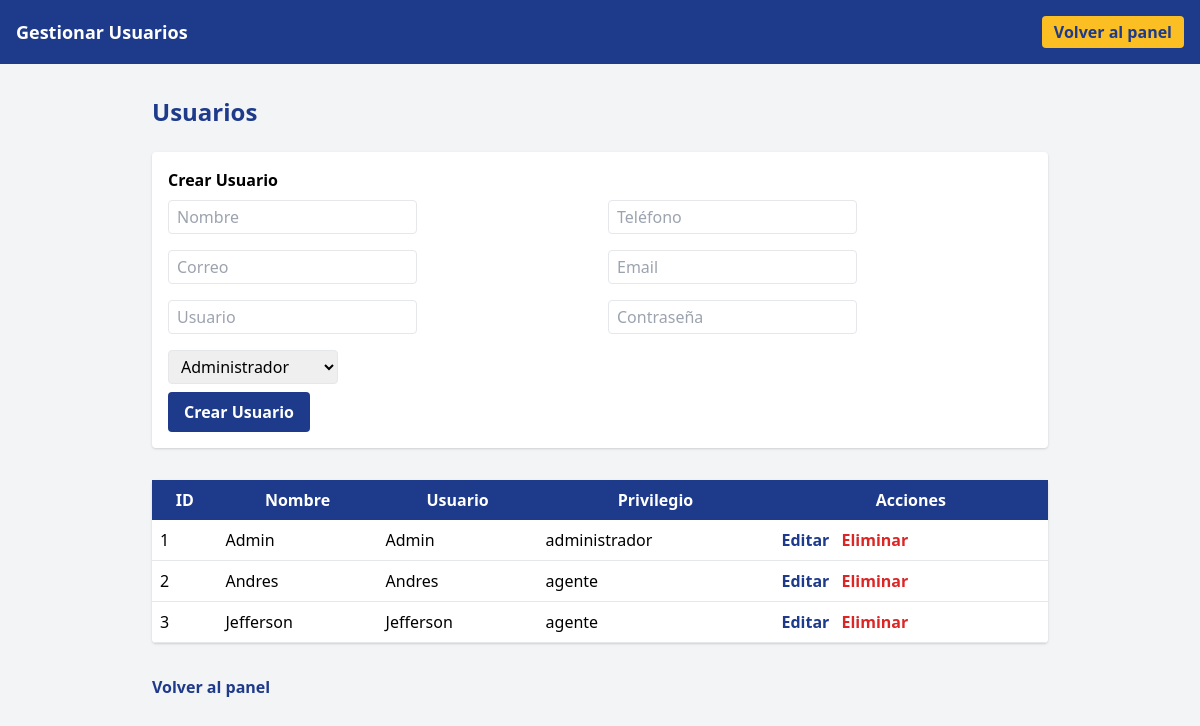
The app's page /admin/usuarios.php (signed in), older data.
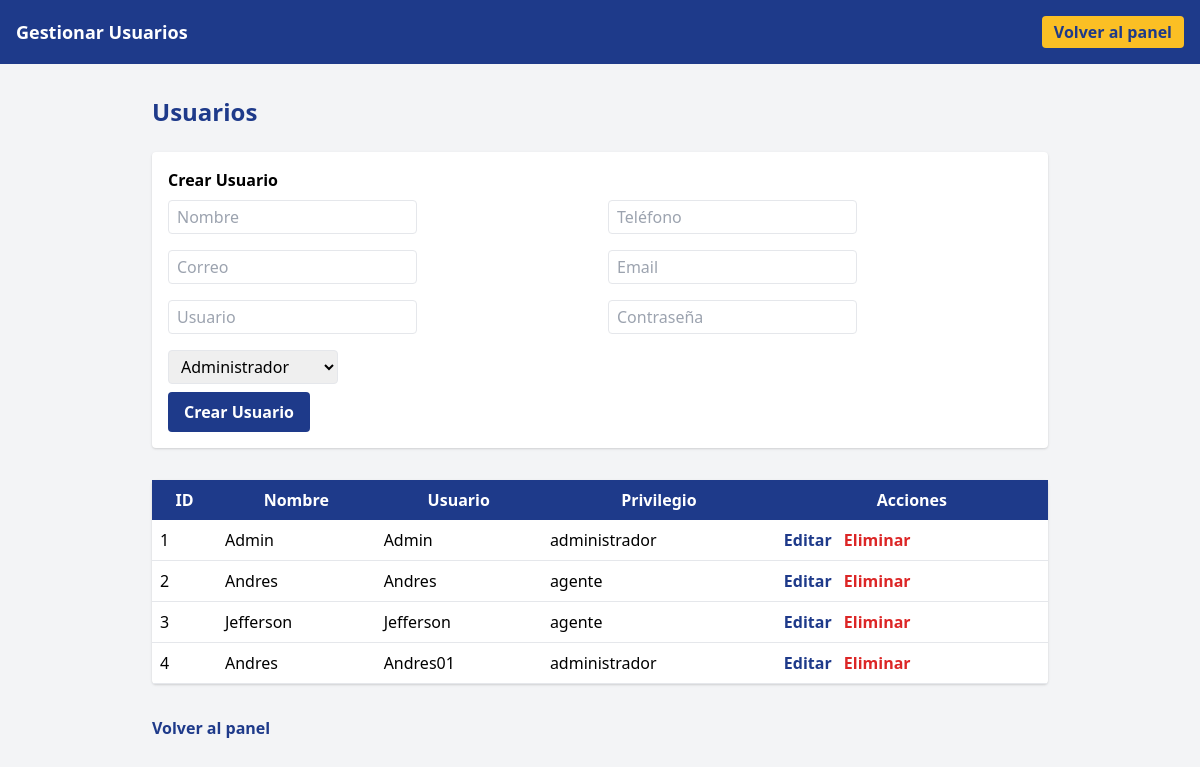
The same page, newer data.
### tables this page shows
CREATE TABLE `usuarios` (
  `id` int(11) NOT NULL,
  `nombre` varchar(100) NOT NULL,
  `telefono` varchar(20) DEFAULT NULL,
  `correo` varchar(100) DEFAULT NULL,
  `email` varchar(100) DEFAULT NULL,
  `usuario` varchar(50) NOT NULL,
  `contrasena` varchar(255) NOT NULL,
  `privilegio` enum('administrador','agente') NOT NULL,
  `imagen` varchar(255) DEFAULT NULL,
  `color_principal` varchar(8) NOT NULL DEFAULT '#25344b',
  `color_secundario` varchar(8) NOT NULL DEFAULT '#ffe600'
);

### admin/usuarios.php (the view, shortened to what this page needs)
<?php
require_once '../includes/db.php';
$usuarios = $conn->query("SELECT * FROM usuarios");
?>
<!DOCTYPE html>
<html lang="es">
<head>
    <link href="https://cdn.jsdelivr.net/npm/tailwindcss@2.2.19/dist/tailwind.min.css" rel="stylesheet">
</head>
<body class="bg-gray-100 min-h-screen">
    <header class="bg-blue-900 text-white p-4 flex justify-between items-center">
        <span class="font-bold text-lg">Gestionar Usuarios</span>
        <a href="panel.php" class="bg-yellow-400 text-blue-900 px-3 py-1 rounded font-bold">Volver al panel</a>
    </header>
    <main class="max-w-4xl mx-auto py-8">
        <h1 class="text-2xl font-bold mb-6 text-blue-900">Usuarios</h1>
        <form method="post" class="bg-white p-4 rounded shadow mb-8">
            <h2 class="font-bold mb-2">Crear Usuario</h2>
            <div class="grid grid-cols-2 gap-4 mb-2">
                <div>
                    <input type="text" name="nombre" placeholder="Nombre" class="border rounded px-2 py-1" required>
                </div>
                <div>
                    <input type="text" name="telefono" placeholder="Teléfono" class="border rounded px-2 py-1">
                </div>
                <div>
                    <input type="text" name="correo" placeholder="Correo" class="border rounded px-2 py-1">
                </div>
                <div>
                    <input type="email" name="email" placeholder="Email" class="border rounded px-2 py-1">
                </div>
                <div>
                    <input type="text" name="usuario" placeholder="Usuario" class="border rounded px-2 py-1" required>
                </div>
                <div>
                    <input type="password" name="contrasena" placeholder="Contraseña" class="border rounded px-2 py-1" required>
                </div>
                <div>
                    <select name="privilegio" class="border rounded px-2 py-1">
                        <option value="administrador">Administrador</option>
                    </select>
                </div>
            </div>
            <button type="submit" class="bg-blue-900 text-white px-4 py-2 rounded font-bold">Crear Usuario</button>
        </form>
        <table class="w-full bg-white rounded shadow mb-8">
            <thead class="bg-blue-900 text-white">
                <tr>
                    <th class="p-2">ID</th>
                    <th class="p-2">Nombre</th>
                    <th class="p-2">Usuario</th>
                    <th class="p-2">Privilegio</th>
                    <th class="p-2">Acciones</th>
                </tr>
            </thead>
            <tbody>
                <?php while($u = $usuarios->fetch_assoc()): ?>
                <tr class="border-b">
                    <td class="p-2"><?= $u['id'] ?></td>
                    <td class="p-2"><?= htmlspecialchars($u['nombre']) ?></td>
                    <td class="p-2"><?= htmlspecialchars($u['usuario']) ?></td>
                    <td class="p-2"><?= htmlspecialchars($u['privilegio']) ?></td>
                    <td class="p-2">
                        <a href="editar_usuario.php?id=<?= $u['id'] ?>" class="text-blue-900 font-bold mr-2">Editar</a>
                        <a href="eliminar_usuario.php?id=<?= $u['id'] ?>" class="text-red-600 font-bold">Eliminar</a>
                    </td>
                </tr>
                <?php endwhile; ?>
            </tbody>
        </table>
        <a href="panel.php" class="block text-blue-900 font-bold">Volver al panel</a>
    </main>
</body>
</html>

Row changes from the older to the newer data that the page shows:
added usuarios: id "4", nombre "Andres", usuario "Andres01", privilegio "administrador"
